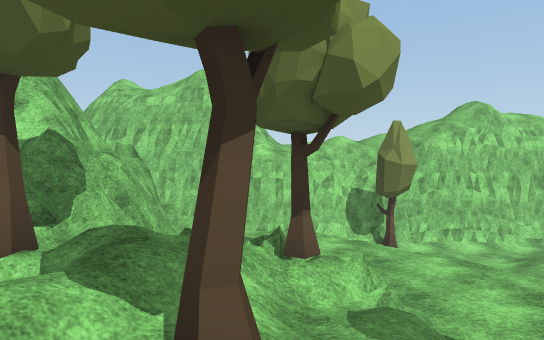
view 1 (above)

18 first-person views from a walk through a scene from a Unity 3-D project. The camera is 1.4 m above the floor, tilts 2° down and sees 75° across. The floor is counted in squares, 2 m on a side. Each view is taken from the middle of a square. On the plan, view 1 faces up. The plan holds only what a view shows up to about 11 squares ahead; the rest is blank. The place goes on beyond the plan. The player character is not drawn. Some surface patterns are stand-ins.

view 2
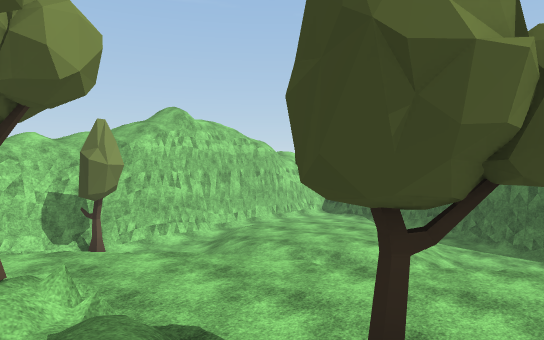

view 3
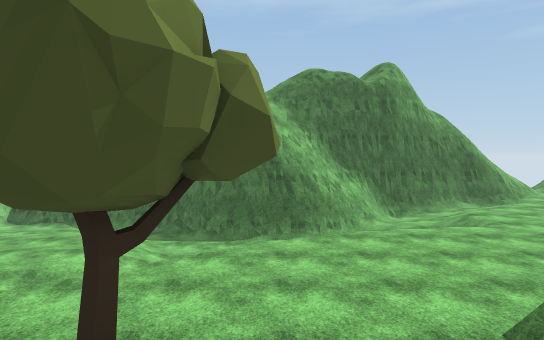

view 4
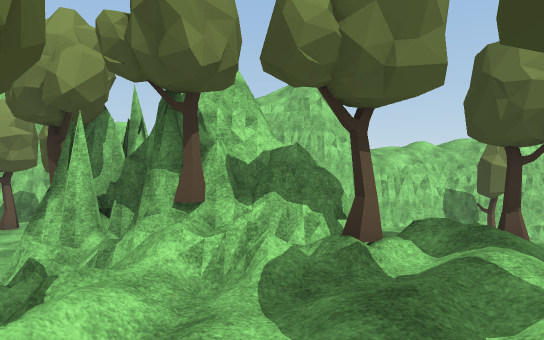

view 5
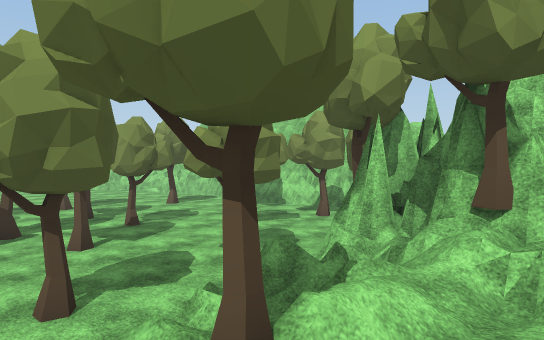

view 6
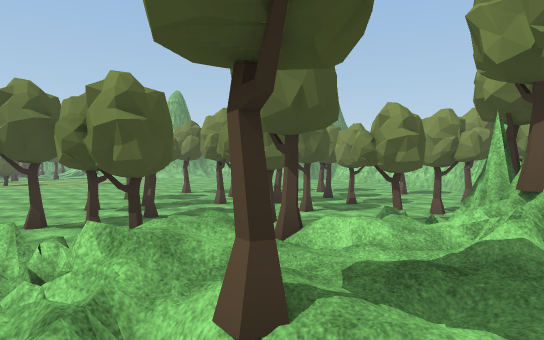

view 7
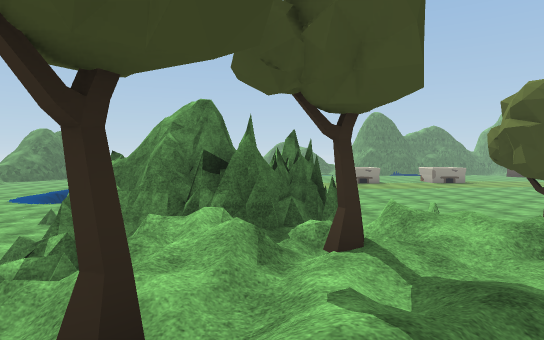

view 8
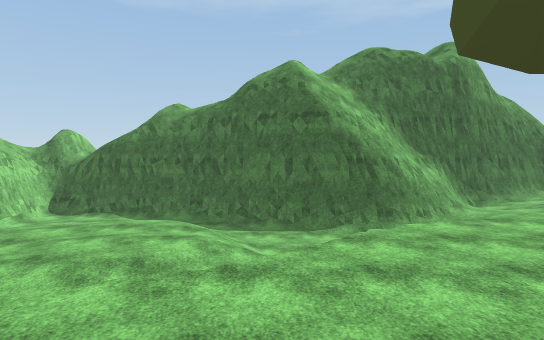

view 9
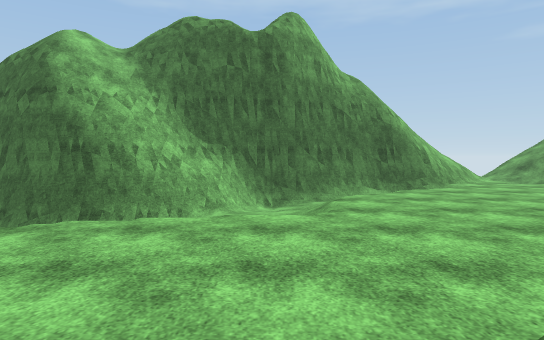

view 10
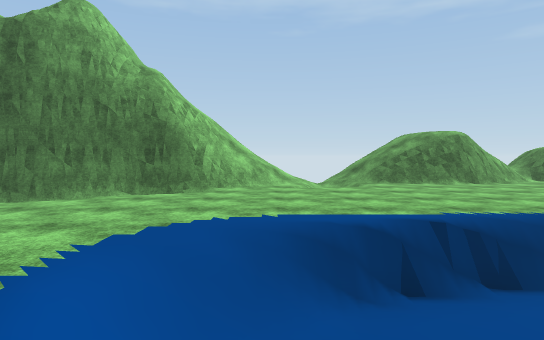

view 11
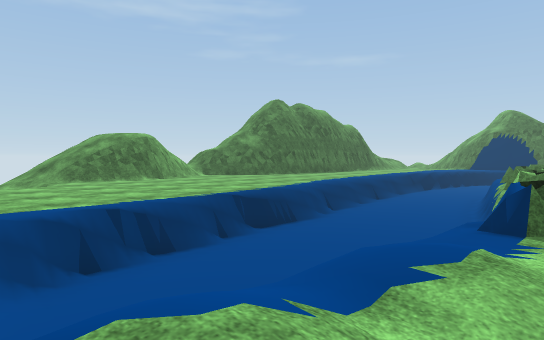

view 12
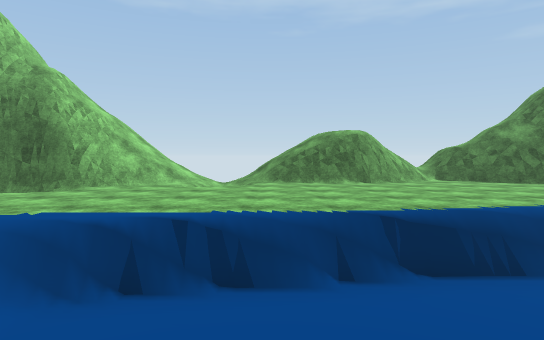

view 13
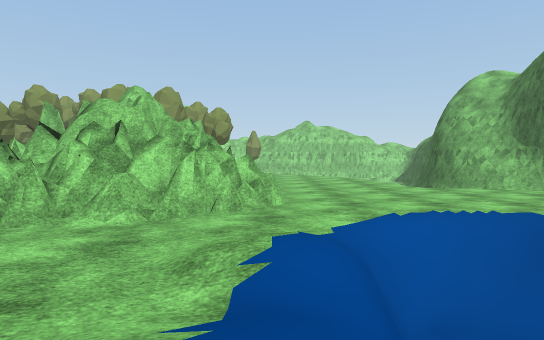

view 14
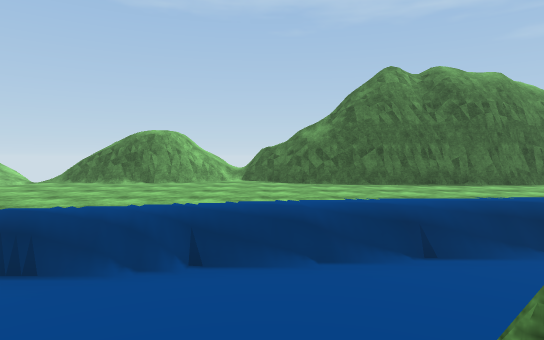

view 15
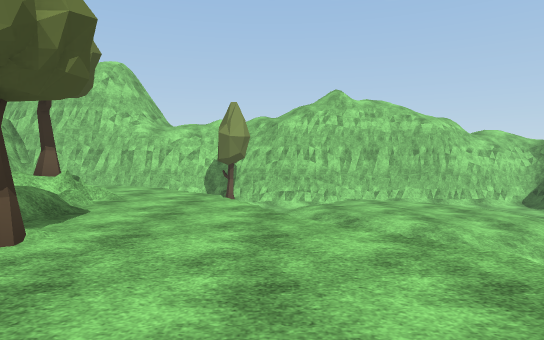

view 16
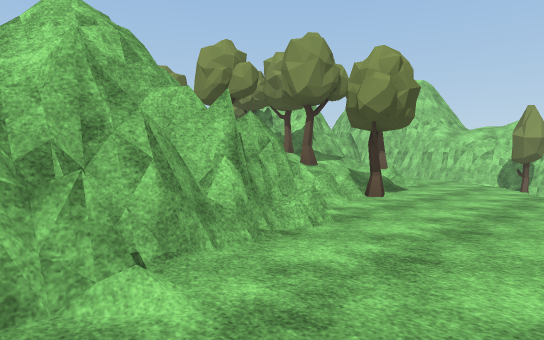

view 17
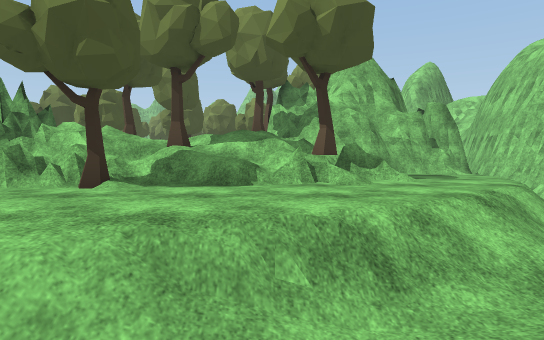

view 18
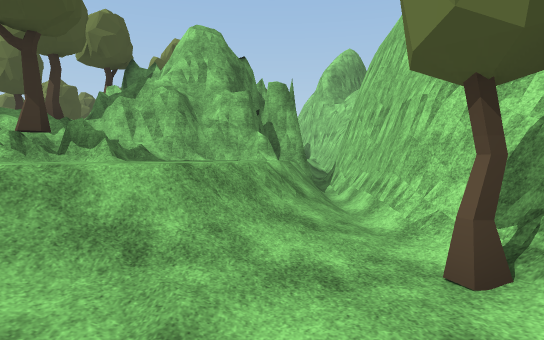

### Floor plan
Key: @ floor where view 1 was taken; # wall or solid block; x gap in a wall; . main floor; - floor 0.5 m lower than the main floor; _ floor 0.75 m lower than the main floor; < floor 1 m lower than the main floor; ( floor 1.25 m lower than the main floor; ! floor 1.5 m lower than the main floor; / step, stairs or slope; = window, fence, low wall or low ledge; v drop or lower ground; T tree; O other object.
Columns run from 15 left of view 1 to 16 right of it. Each row starts with its distance up from view 1.
  9      ##  ###################
  8      ..  /x//////!T!!// (!!#
  7     ..T.    ##/////!//// /!#
  6     T...T   ##../////__////#
  5   .......#  ###=////--__/ /#
  4   ....T..#####=T#..//-///!##
  3  ...T...T####T//=../////!!#
  2 O.O......=///////...///!!##
  1 .....T...==////T=T.../ !!#
  0     T...T.T//T/@=..../  /#
 -1     ..... =//=###...../ /#
 -2     T...  T==#####..../ /##
 -3     ..T..T=#=#####..../ //##
 -4     T.....       #..... //<#
 -5     .O..T        ##=....///#
 -6     .....         #=.....//###
 -7     ........   #  ##......//###
 -8     ........   ####=....../=#=/
 -9                 ###.///.....=//
-10                 .../=///....///
-11                  ../=!!/....///
-12                   // !!=....////
-13                   .. !!=.....///
-14                    = !!/.....#/
-15                    = !!!.....v/
-16                    = !!!.....#/
-17                    #!!!!/....//
-18                    = !!!=...../
-19                    .=!!!v....#=
-20                    ==!!!v....##
-21                     ./!!v....##
-22                     == !=....#
-23                     =   /....
-24                          ....

Where each view was taken, in squares from view 1:
view 1: 0 up, 0 right, facing up
view 2: 0 up, 0 right, facing up-right
view 3: 0 up, 0 right, facing right
view 4: 1 down, 3 left, facing up
view 5: 1 down, 3 left, facing up-left
view 6: 0 up, 0 right, facing left
view 7: 3 up, 1 left, facing down
view 8: 2 up, 1 right, facing right
view 9: 4 down, 3 right, facing right
view 10: 10 down, 4 right, facing right
view 11: 10 down, 3 right, facing down-right
view 12: 13 down, 4 right, facing right
view 13: 13 down, 4 right, facing up
view 14: 19 down, 4 right, facing right
view 15: 2 down, 4 right, facing up
view 16: 5 down, 5 right, facing up-left
view 17: 3 up, 6 right, facing left
view 18: 7 up, 5 right, facing left
